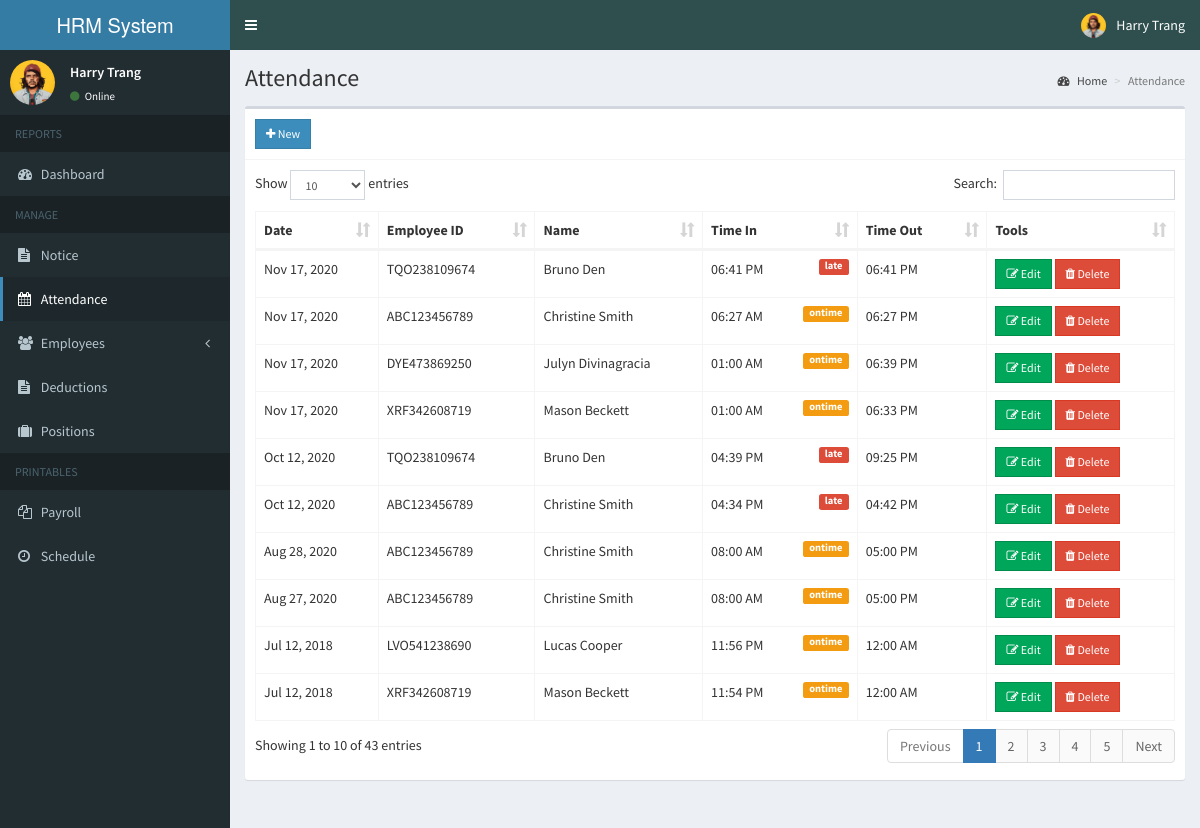
The app's page /admin/attendance.php (signed in) with its own data.
### tables this page shows
CREATE TABLE `attendance` (
  `id` int(11) NOT NULL AUTO_INCREMENT,
  `employee_id` int(11) NOT NULL,
  `date` date NOT NULL,
  `time_in` time NOT NULL,
  `status` int(1) NOT NULL,
  `time_out` time NOT NULL,
  `num_hr` double NOT NULL,
  PRIMARY KEY (`id`)
);

CREATE TABLE `employees` (
  `id` int(11) NOT NULL AUTO_INCREMENT,
  `employee_id` varchar(15) NOT NULL,
  `firstname` varchar(50) NOT NULL,
  `lastname` varchar(50) NOT NULL,
  `address` text NOT NULL,
  `birthdate` date NOT NULL,
  `contact_info` varchar(100) NOT NULL,
  `gender` varchar(10) NOT NULL,
  `position_id` int(11) NOT NULL,
  `schedule_id` int(11) NOT NULL,
  `photo` varchar(200) NOT NULL,
  `created_on` date NOT NULL,
  `password` varchar(60) NOT NULL,
  PRIMARY KEY (`id`)
);

### admin/includes/session.php (called while the page is built, shortened)
<?php
	include 'includes/conn.php';
	$sql = "SELECT * FROM admin WHERE id = '".$_SESSION['admin']."'";
	$query = $conn->query($sql);
	$user = $query->fetch_assoc();
?>

### admin/attendance.php (the view, shortened to what this page needs)
<?php include 'includes/session.php'; ?>
<?php include 'includes/header.php'; ?>
<body class="hold-transition skin-blue sidebar-mini">
<div class="wrapper">
  <?php include 'includes/navbar.php'; ?>
  <?php include 'includes/menubar.php'; ?>
  <div class="content-wrapper">
    <section class="content-header">
      <h1>
        Attendance
      </h1>
      <ol class="breadcrumb">
        <li><a href="#"><i class="fa fa-dashboard"></i> Home</a></li>
        <li class="active">Attendance</li>
      </ol>
    </section>
    <section class="content">
      <div class="row">
        <div class="col-xs-12">
          <div class="box">
            <div class="box-header with-border">
              <a href="#addnew" data-toggle="modal" class="btn btn-primary btn-sm btn-flat"><i class="fa fa-plus"></i> New</a>
            </div>
            <div class="box-body">
              <table id="example1" class="table table-bordered">
                <thead>
                  <th>Date</th>
                  <th>Employee ID</th>
                  <th>Name</th>
                  <th>Time In</th>
                  <th>Time Out</th>
                  <th>Tools</th>
                </thead>
                <tbody>
                  <?php
                    $sql = "SELECT *, employees.employee_id AS empid, attendance.id AS attid FROM attendance LEFT JOIN employees ON employees.id=attendance.employee_id ORDER BY attendance.date DESC, attendance.time_in DESC";
                    $query = $conn->query($sql);
                    while($row = $query->fetch_assoc()){
                      $status = ($row['status'])?'<span class="label label-warning pull-right">ontime</span>':'<span class="label label-danger pull-right">late</span>';
                      echo "
                        <tr>
                          <td class='hidden'></td>
                          <td>".date('M d, Y', strtotime($row['date']))."</td>
                          <td>".$row['empid']."</td>
                          <td>".$row['firstname'].' '.$row['lastname']."</td>
                          <td>".date('h:i A', strtotime($row['time_in'])).$status."</td>
                          <td>".date('h:i A', strtotime($row['time_out']))."</td>
                          <td>
                            <button class='btn btn-success btn-sm btn-flat edit' data-id='".$row['attid']."'><i class='fa fa-edit'></i> Edit</button>
                            <button class='btn btn-danger btn-sm btn-flat delete' data-id='".$row['attid']."'><i class='fa fa-trash'></i> Delete</button>
                          </td>
                        </tr>
                      ";
                    }
                  ?>
                </tbody>
              </table>
            </div>
          </div>
        </div>
      </div>
    </section>
  </div>
</div>
</body>
</html>

### admin/includes/header.php (shortened to what this page needs)
<!DOCTYPE html>
<html>
<head>
  	<link rel="stylesheet" href="../bower_components/bootstrap/dist/css/bootstrap.min.css">
  	<link rel="stylesheet" href="../bower_components/font-awesome/css/font-awesome.min.css">
  	<link rel="stylesheet" href="../bower_components/Ionicons/css/ionicons.min.css">
    <link rel="stylesheet" href="../dist/css/AdminLTE.min.css">
    <link rel="stylesheet" href="../dist/css/bootstrap3-wysihtml5.min.css">
    <link rel="stylesheet" href="../bower_components/datatables.net-bs/css/dataTables.bootstrap.min.css">
    <link rel="stylesheet" href="../bower_components/bootstrap-daterangepicker/daterangepicker.css">
    <link rel="stylesheet" href="../plugins/timepicker/bootstrap-timepicker.min.css">
    <link rel="stylesheet" href="../bower_components/bootstrap-datepicker/dist/css/bootstrap-datepicker.min.css">
    <link rel="stylesheet" href="../dist/css/skins/_all-skins.min.css">
</head>

### admin/includes/navbar.php (shortened to what this page needs)
<header class="main-header">
    <a href="home.php" class="logo">
      <span class="logo-lg"><b></b>HRM System</span>
    </a>
    <nav class="navbar navbar-static-top">
      <a href="#" class="sidebar-toggle" data-toggle="push-menu" role="button">
      </a>
      <div class="navbar-custom-menu">
        <ul class="nav navbar-nav">
          <li class="dropdown user user-menu">
            <a href="#" class="dropdown-toggle" data-toggle="dropdown">
              <img src="<?php echo (!empty($user['photo'])) ? '../images/'.$user['photo'] : '../images/profile.jpg'; ?>" class="user-image" alt="User Image">
              <span class="hidden-xs"><?php echo $user['firstname'].' '.$user['lastname']; ?></span>
            </a>
          </li>
        </ul>
      </div>
    </nav>
  </header>

### admin/includes/menubar.php (shortened to what this page needs)
<aside class="main-sidebar">
    <section class="sidebar">
      <div class="user-panel">
        <div class="pull-left image">
          <img src="<?php echo (!empty($user['photo'])) ? '../images/'.$user['photo'] : '../images/profile.jpg'; ?>" class="img-circle" alt="User Image">
        </div>
        <div class="pull-left info">
          <p><?php echo $user['firstname'].' '.$user['lastname']; ?></p>
          <a><i class="fa fa-circle text-success"></i> Online</a>
        </div>
      </div>
      <ul class="sidebar-menu" data-widget="tree">
        <li class="header">REPORTS</li>
        <li class=""><a href="home.php"><i class="fa fa-dashboard"></i> <span>Dashboard</span></a></li>
        <li class="header">MANAGE</li>
        <li><a href="notice.php"><i class="fa fa-file-text"></i> Notice</a></li>
        <li><a href="attendance.php"><i class="fa fa-calendar"></i> <span>Attendance</span></a></li>
        <li class="treeview">
          <a href="#">
            <i class="fa fa-users"></i>
            <span>Employees</span>
            <span class="pull-right-container">
              <i class="fa fa-angle-left pull-right"></i>
            </span>
          </a>
        </li>
        <li><a href="deduction.php"><i class="fa fa-file-text"></i> Deductions</a></li>
        <li><a href="position.php"><i class="fa fa-suitcase"></i> Positions</a></li>
        <li class="header">PRINTABLES</li>
        <li><a href="payroll.php"><i class="fa fa-files-o"></i> <span>Payroll</span></a></li>
        <li><a href="schedule_employee.php"><i class="fa fa-clock-o"></i> <span>Schedule</span></a></li>
      </ul>
    </section>
  </aside>

### records on screen
attendance: date "Nov 17, 2020", employee.employee_id "TQO238109674", employee.firstname "Bruno", employee.lastname "Den", time_in "06:41 PM", status "late", time_out "06:41 PM"
attendance: date "Nov 17, 2020", employee.employee_id "ABC123456789", employee.firstname "Christine", employee.lastname "Smith", time_in "06:27 AM", status "ontime", time_out "06:27 PM"
attendance: date "Nov 17, 2020", employee.employee_id "DYE473869250", employee.firstname "Julyn", employee.lastname "Divinagracia", time_in "01:00 AM", status "ontime", time_out "06:39 PM"
attendance: date "Nov 17, 2020", employee.employee_id "XRF342608719", employee.firstname "Mason", employee.lastname "Beckett", time_in "01:00 AM", status "ontime", time_out "06:33 PM"
attendance: date "Oct 12, 2020", employee.employee_id "TQO238109674", employee.firstname "Bruno", employee.lastname "Den", time_in "04:39 PM", status "late", time_out "09:25 PM"
attendance: date "Oct 12, 2020", employee.employee_id "ABC123456789", employee.firstname "Christine", employee.lastname "Smith", time_in "04:34 PM", status "late", time_out "04:42 PM"
attendance: date "Aug 28, 2020", employee.employee_id "ABC123456789", employee.firstname "Christine", employee.lastname "Smith", time_in "08:00 AM", status "ontime", time_out "05:00 PM"
attendance: date "Aug 27, 2020", employee.employee_id "ABC123456789", employee.firstname "Christine", employee.lastname "Smith", time_in "08:00 AM", status "ontime", time_out "05:00 PM"
attendance: date "Jul 12, 2018", employee.employee_id "LVO541238690", employee.firstname "Lucas", employee.lastname "Cooper", time_in "11:56 PM", status "ontime", time_out "12:00 AM"
attendance: date "Jul 12, 2018", employee.employee_id "XRF342608719", employee.firstname "Mason", employee.lastname "Beckett", time_in "11:54 PM", status "ontime", time_out "12:00 AM"

### other values on screen
$user['firstname'] "Harry"
$user['lastname'] "Trang"
